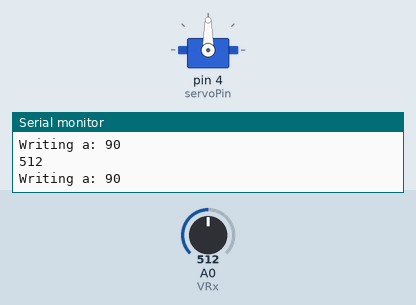
A sketch run on a simulated Arduino Uno, built with avr-gcc and run on an emulated ATmega328P. Shown: servo, the last lines printed to the serial monitor. The inputs (shaded band) are chosen by the test bench; at power-on: A0 (VRx) = 512.

Above: at 1.2 s.
1.3 s: A0 (VRx) set to 900
At 1.9 s:
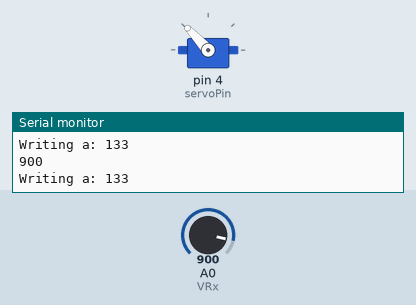
2.9 s: A0 (VRx) set to 1023
At 3.3 s:
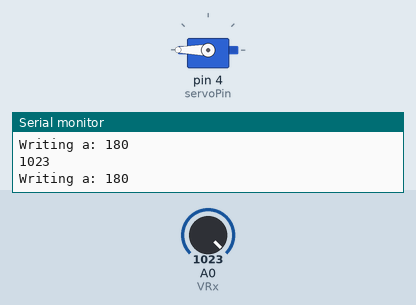
4.5 s: A0 (VRx) set to 122
At 5.8 s:
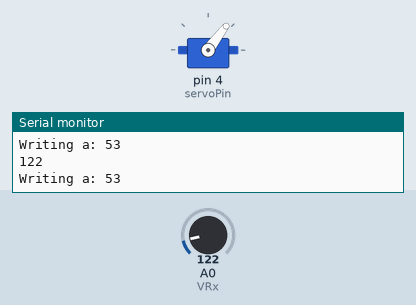
6.1 s: A0 (VRx) set to 0
At 7.3 s:
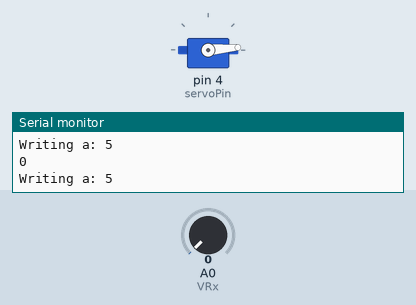
7.7 s: A0 (VRx) set to 511
At 8.7 s:
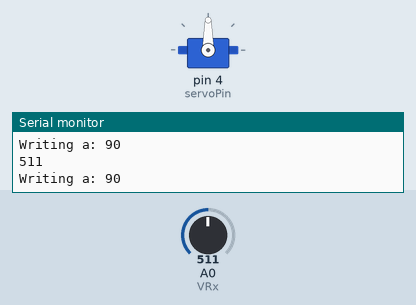
Timing chart, 0 to 10.3 s (numbered marks = the images above; inputs shaded):
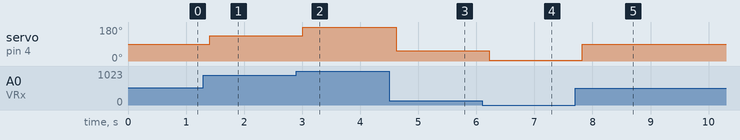

The sketch:

Task1-Testing-Lookup.ino
```cpp
#include <Servo.h>
#include <Stepper.h>

short lookup[104][2] = {
	{0,0},
	{10,5},
	{20,10},
	{30,15},
	{40,20},
	{50,24},
	{60,28},
	{70,32},
	{80,36},
	{90,40},
	{100,43},
	{110,47},
	{120,50},
	{130,53},
	{140,56},
	{150,58},
	{160,61},
	{170,63},
	{180,66},
	{190,68},
	{200,70},
	{210,72},
	{220,74},
	{230,75},
	{240,77},
	{250,78},
	{260,80},
	{270,81},
	{280,82},
	{290,83},
	{300,84},
	{310,85},
	{320,86},
	{330,86},
	{340,87},
	{350,87},
	{360,88},
	{370,88},
	{380,89},
	{390,89},
	{400,89},
	{410,90},
	{420,90},
	{430,90},
	{440,90},
	{450,90},
	{460,90},
	{470,90},
	{480,90},
	{490,90},
	{500,90},
	{510,90},
	{520,90},
	{530,90},
	{540,90},
	{550,90},
	{560,90},
	{570,90},
	{580,90},
	{590,91},
	{600,91},
	{610,91},
	{620,91},
	{630,91},
	{640,92},
	{650,92},
	{660,92},
	{670,93},
	{680,93},
	{690,94},
	{700,95},
	{710,95},
	{720,96},
	{730,97},
	{740,98},
	{750,99},
	{760,101},
	{770,102},
	{780,103},
	{790,105},
	{800,106},
	{810,108},
	{820,110},
	{830,112},
	{840,114},
	{850,116},
	{860,119},
	{870,121},
	{880,124},
	{890,127},
	{900,130},
	{910,133},
	{920,136},
	{930,139},
	{940,143},
	{950,147},
	{960,151},
	{970,155},
	{980,159},
	{990,164},
	{1000,168},
	{1010,173},
	{1020,178},
	{1030, 180},
};


int servoPin = 4;
int Button1 = A3;
int Button2 = A5;
int VRx = A0;

Servo servo;
Stepper stepper(2048, 8, 6, 7, 5);

void setup() {
	servo.attach(servoPin);
	Serial.begin(115200);
}

void loop() {
	int xPos = analogRead(VRx);
	Serial.println(xPos);
	int i;

	for (i=0; i<=103; i++){
		if (lookup[i][0] > xPos){
			servo.write(lookup[i][1]);
			Serial.print("Writing a: ");
			Serial.println(lookup[i][1]);
			break;
		}
	}
	/*

	for (i=0; i<=1023; i++){
		Serial.print(i);
		Serial.print(" → ");
		Serial.print(lookup[i][0]);
		Serial.print(" → ");
		Serial.println(lookup[i][1]);
	}
	*/
	delay(200);
}
```

Measured:
- after the input at 1.3 s, servo on pin 4 (servoPin): 90° → 133° after 0.11 s
- after the input at 2.9 s, servo on pin 4 (servoPin): 133° → 180° after 0.11 s
- after the input at 4.5 s, servo on pin 4 (servoPin): 180° → 53° after 0.12 s
- after the input at 6.1 s, servo on pin 4 (servoPin): 53° → 5° after 0.12 s
- after the input at 7.7 s, servo on pin 4 (servoPin): 5° → 90° after 0.13 s
